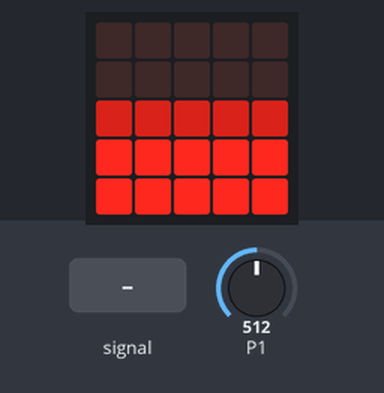
The program below on a simulated BBC micro:bit running MicroPython. On the bench: the board's 5×5 LED display. The inputs (shaded band) are chosen by the test bench; at power-on: P1 = 512 (analog values on the 0–1023 scale). The interpreter's speed is modelled, so counts of loop turns are approximate.

Above: at 1.2 s.
1.3 s: P1 fed a 2 Hz sine of ±306 counts around its level
At 1.49 s:
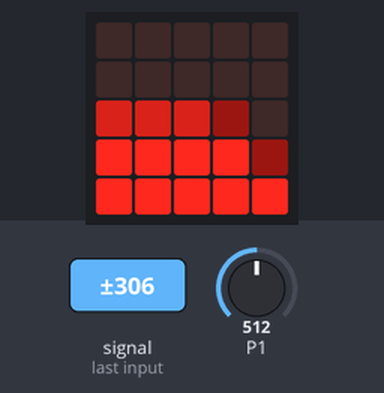
3.2 s: P1 set to 0
At 4.5 s:
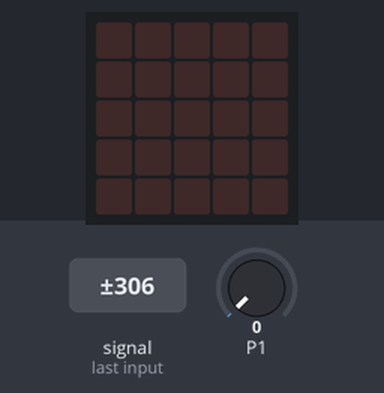
5.2 s: P1 set to 306
At 6.8 s:
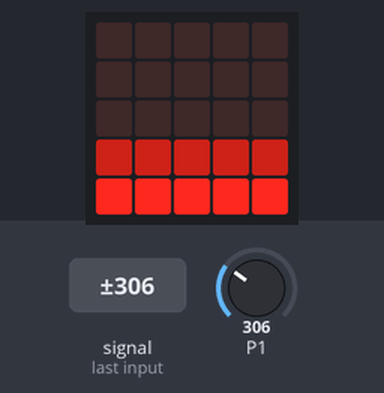
7.1 s: P1 fed a 2 Hz sine of ±306 counts around its level
At 7.26 s:
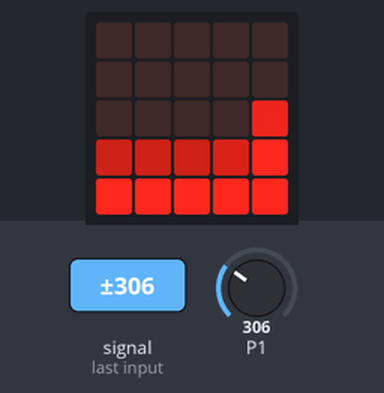
9.0 s: P1 fed a 200 Hz sine of ±81 counts around its level
At 9.11 s:
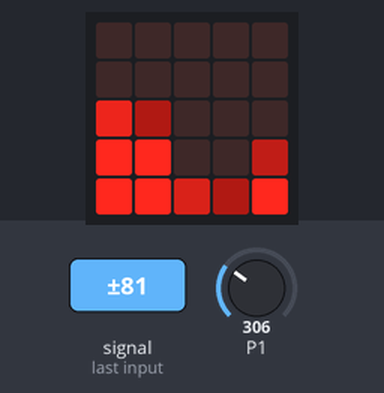
10.8 s: P1 fed a 2 Hz sine of ±306 counts around its level
At 10.97 s:
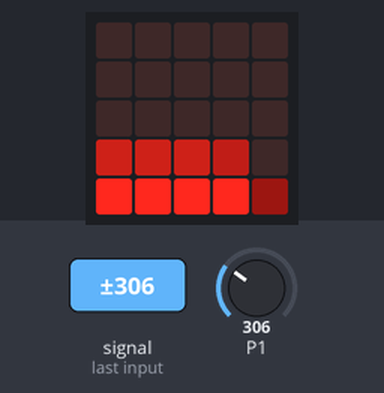

The program:

barchart-plotter.py
```python
### bargraph-plotter.py v1.0
### Plot analogue inputs on the micro:bit display

### Tested with BBC micro:bit v1.5 and MicroPython v1.9.2-34-gd64154c73
### on a Cytron Edu:bit

### MIT License

### Copyright (c) 2021 Kevin J. Walters

### Permission is hereby granted, free of charge, to any person obtaining a copy
### of this software and associated documentation files (the "Software"), to deal
### in the Software without restriction, including without limitation the rights
### to use, copy, modify, merge, publish, distribute, sublicense, and/or sell
### copies of the Software, and to permit persons to whom the Software is
### furnished to do so, subject to the following conditions:

### The above copyright notice and this permission notice shall be included in all
### copies or substantial portions of the Software.

### THE SOFTWARE IS PROVIDED "AS IS", WITHOUT WARRANTY OF ANY KIND, EXPRESS OR
### IMPLIED, INCLUDING BUT NOT LIMITED TO THE WARRANTIES OF MERCHANTABILITY,
### FITNESS FOR A PARTICULAR PURPOSE AND NONINFRINGEMENT. IN NO EVENT SHALL THE
### AUTHORS OR COPYRIGHT HOLDERS BE LIABLE FOR ANY CLAIM, DAMAGES OR OTHER
### LIABILITY, WHETHER IN AN ACTION OF CONTRACT, TORT OR OTHERWISE, ARISING FROM,
### OUT OF OR IN CONNECTION WITH THE SOFTWARE OR THE USE OR OTHER DEALINGS IN THE
### SOFTWARE.


import utime
from microbit import display, pin1

### The BBC micro:bit 5x5 LED display can show ten
### brightness levels in MicroPython 0-9
### (The underlying DAL supports a wider range 0-255)
MAX_BRIGHTNESS = 9


def bar_chart(value,
              columns=(0, 1, 2, 3, 4),
              *, max_value=100):
    """Draw a vertical bar chart based on percentage value
       using variable brightness levels on display."""

    ### Nine brightness levels on 5x5 LED matrix equates
    ### to 45 pixel steps - start at bottow row (no 4) and
    ### light pixels until value px_steps value is reached
    px_steps = round(value * 45 / max_value)
    for y in range(4, -1, -1):
        for x in columns:
            ### The min/max here limit values from 0 to 9
            display.set_pixel(x, y,
                              min(MAX_BRIGHTNESS, max(0, px_steps)))
        px_steps -= MAX_BRIGHTNESS


def screen_scroll(direction="left"):
    if direction == "left":
        src_disp_x = 1
        col_range = range(0, 4)
    elif direction == "right":
        src_disp_x = -1
        col_range = range(4, 0, -1)
    else:
        raise ValueError("direction must be left or right: " + direction)

    for x in col_range:
        for y in range(5):
            brightness = display.get_pixel(x + src_disp_x, y)
            display.set_pixel(x, y, brightness)

total = 0
samples = 1

while True:
    ### Set far right column to average value (total/samples)
    bar_chart(total, columns=(4,), max_value=1023 * samples)

    ### Collect analogue values for 100 milliseconds ensuring
    ### at least one is collected
    total = 0
    samples = 0
    start_time_ms = utime.ticks_ms()
    while True:
        total += pin1.read_analog()
        samples += 1
        if utime.ticks_diff(utime.ticks_ms(), start_time_ms) > 100:
            break

    ### Scroll pixels to the left
    screen_scroll()
```

Measured:
- after the input at 1.3 s, the display: first changes at once (image 1 shows a later state)
- after the input at 3.2 s, the display: first changes after 0.10 s (image 2 shows a later state)
- after the input at 5.2 s, the display: first changes after 0.05 s (image 3 shows a later state)
- after the input at 7.1 s, the display: first changes at once (image 4 shows a later state)
- after the input at 10.8 s, the display: first changes at once (image 6 shows a later state)
